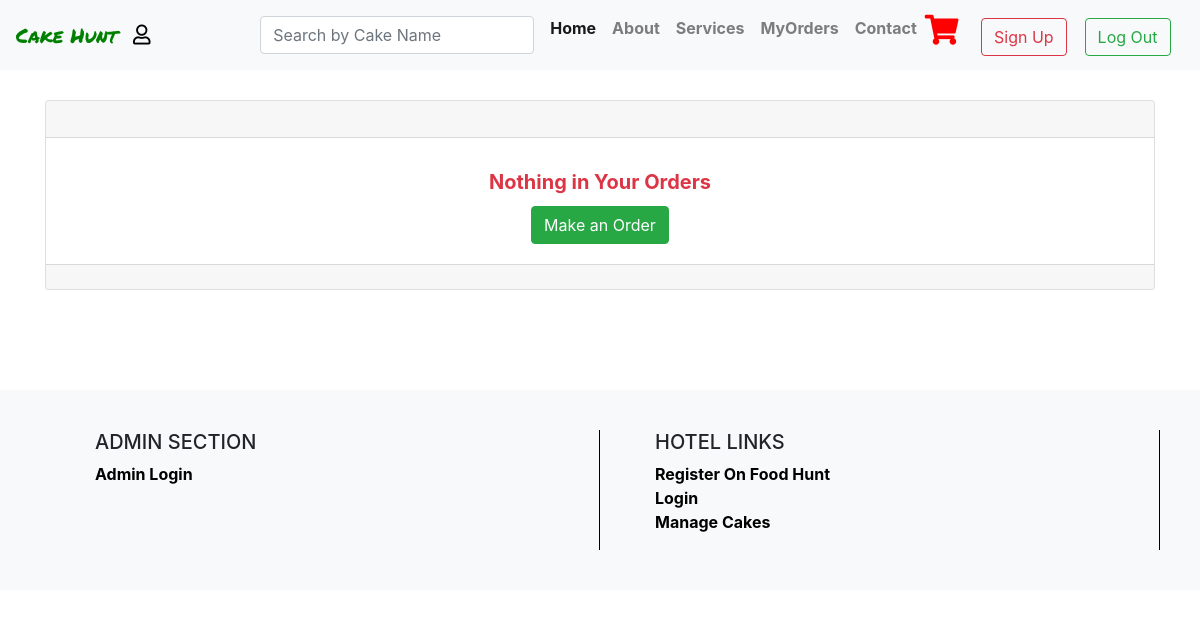
The page /orders/ (signed in) on the database as committed earlier.
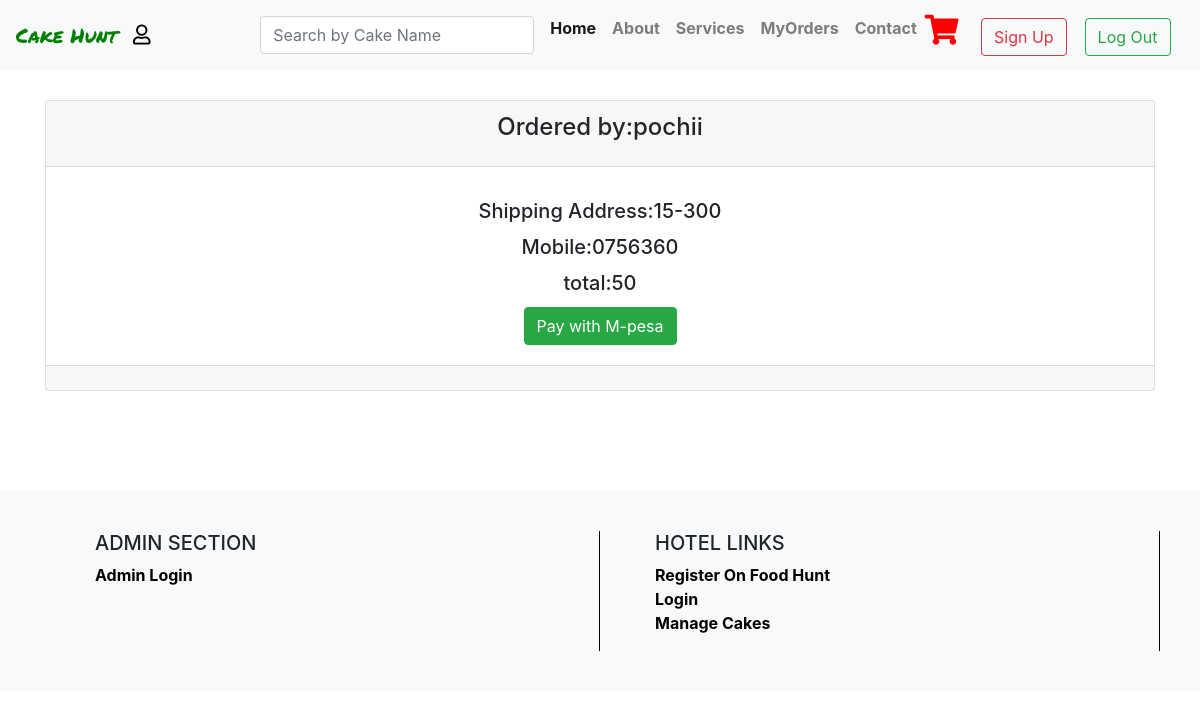
The same page on the database as committed later.
### orders/models.py (models this page shows, shortened)
class Order(models.Model):
    user = models.ForeignKey(User, on_delete=models.CASCADE, null=True)
    cart = models.OneToOneField(Cart, on_delete=models.CASCADE)
    ordered_by = models.CharField(max_length=100)
    shipping_address = models.CharField(max_length=100)
    mobile = models.CharField(max_length=100)
    total = models.PositiveIntegerField()
    order_status = models.CharField(max_length=100, choices=Order_Status)
    class Meta:
        verbose_name_plural = 'Orders'

### cart/models.py (models this page shows, shortened)
class Cart(models.Model):
    total = models.PositiveIntegerField(default=0)

### orders/views.py (the view)
# urls.py: path('', MyOrders.as_view(), name='MyOrders')
class MyOrders(LoginRequiredMixin, View):
    login_url = '/accounts/LoginPageView/'
    def get(self, request):
        orders = Order.objects.all().filter(user=request.user)
        return render(request, 'my_orders.html', {'orders': orders})

### templates/my_orders.html (shortened to what this page needs)
{% extends 'index.html' %}
{% load static %}
{% block content %}
 <main id="main" style="margin-top: 100px;margin-bottom: 100px;">
    <section class="">
        <div class="container">
             {% for orders in orders %}
     <div class="card text-center mt-5 ">
  <div class="card-header">
      <h4 class="card-title">Ordered by:{{ orders.ordered_by  }}</h4>
  </div>
  <div class="card-body">
    <h5 class="card-title">Shipping Address:{{ orders.shipping_address  }}</h5>
    <h5 class="card-title">Mobile:{{ orders.mobile  }}</h5>
    <h5 class="card-title">total:{{ orders.cart.total }}</h5>
      <a class="btn btn-success" href="{% url 'submit' %}">Pay with M-pesa</a>
  </div>
  <div class="card-footer text-muted">
  </div>
</div>
                 {% empty %}
                 <div class="card text-center mt-5 ">
  <div class="card-header">
  </div>
  <div class="card-body">
    <h5 class="card-title font-weight-bold text-danger">Nothing in Your Orders</h5>
      <a class="btn btn-success" href="{% url 'BaseView' %}">Make an Order</a>
  </div>
  <div class="card-footer text-muted">
  </div>
</div>
            {% endfor %}
     </div>
    </section>
    </main>
{% endblock %}

### templates/index.html (shortened to what this page needs)
{% load static %}
<!DOCTYPE html>
<html lang="">
  <head>
	 <link rel="stylesheet" href="https://stackpath.bootstrapcdn.com/bootstrap/4.3.1/css/bootstrap.min.css">
     <link rel="stylesheet" href="path/to/font-awesome/css/font-awesome.min.css">
	 <link rel="stylesheet" href="https://use.fontawesome.com/releases/v5.8.1/css/all.css">
  </head>
  <body>
<nav class="navbar navbar-expand-lg navbar-light bg-light fixed-top">
    <a class="navbar-brand" href="{%  url 'BaseView' %}"><span style="color:green;font-family: 'Permanent Marker', cursive;">Cake Hunt</span></a>
	<a class="navbar-brand" style="color:black; text-decoration:none;"><i class="far fa-user"></i></a>
    <div class="collapse navbar-collapse" id="navbarResponsive">
      <ul class="navbar-nav ml-auto">
          <li class="nav-item">
		     <a href="#" class="nav-link"><form method="post"><input type="text" name="search_text" id="search_text" placeholder="Search by Cake Name " class="form-control " /></form></a>
		  </li>
		  <li class="nav-item active">
          <a class="nav-link" href="{% url 'BaseView' %}">Home
              </a>
        </li>
        <li class="nav-item">
          <a class="nav-link" href="{% url 'AboutUs' %}">About</a>
        </li>
        <li class="nav-item">
          <a class="nav-link" href="{% url 'ServicesView' %}">Services</a>
        </li>
            <li class="nav-item">
          <a class="nav-link" href="{% url 'MyOrders' %}">MyOrders</a>
        </li>
        <li class="nav-item">
          <a class="nav-link" href="{% url 'ContactUs' %}">Contact</a>
        </li>
		<li class="nav-item">
			<a href="{% url 'MyCart' %}"><span style="color:red; font-size:30px;"><i class="fa fa-shopping-cart" aria-hidden="true"></i></span></a>
			<a href="{% url 'RegisterView' %}" class="btn btn-outline-danger my-2 my-sm-0" type="submit">Sign Up</a>&nbsp;&nbsp;&nbsp;
			<a href="{% url 'LogoutView' %}" class="btn btn-outline-success my-2 my-sm-0" type="submit">Log Out</a>&nbsp;&nbsp;&nbsp;
        </li>
      </ul>
    </div>
</nav>
{% block content %}{% endblock %}
 {% include 'footer.html' %}
	</body>
</html>

### templates/footer.html
<div class="container-fluid animatedParent" style="background:#F8F9FA; padding:40px;">
		    <div class="container">
			      <div class="row animated fadeIn">
					  <div class="col-sm-6" style=" border-right:1px solid black;">
					    <ul>
                          <li><h5>ADMIN SECTION</h5></li>
						  <li><a href="{% url 'AdminLoginView' %}">Admin Login</a></li>
						</ul>
					  </div>
					  <div class="col-sm-6" style=" border-right:1px solid black;">
					     <ul>
						  <li><h5>HOTEL LINKS</h5></li>
						  <li><a href="{% url 'RegisterView' %}">Register On Food Hunt</a></li>
						  <li><a href="{% url 'LoginPageView' %}">Login</a></li>
						  <li><a href="{% url 'ManageCakes' %}">Manage Cakes</a></li>
						</ul>
					  </div>
				  </div>
			 </div>
		  </div>

### templates/index.html (style rules this page uses)
ul li { list-style:none; }
ul li a { color:black; font-weight:bold; }

Rows that differ between the two databases and show on the page:
added Order: ordered_by "pochii", shipping_address "15-300", mobile "0756360", cart.total "50"
Other text that changed with them:
text no longer shown: "Nothing in Your Orders Make an Order"
